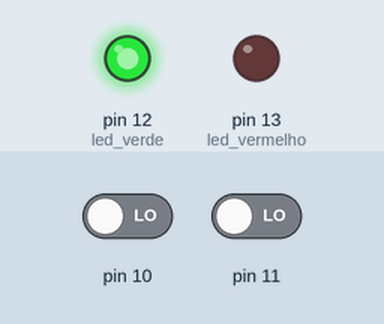
Simulated run of this sketch. Board: Arduino Uno, built with avr-gcc and run on an emulated ATmega328P. Shown: output pins drawn as LEDs (lit = HIGH). The inputs (shaded band) are chosen by the test bench; at power-on: pin 10 LOW, pin 11 LOW. What the sketch prints to the serial monitor is not drawn.

Above: at 0.1 s.
Timing chart, 0 to 1.6 s (numbered marks = the images above):
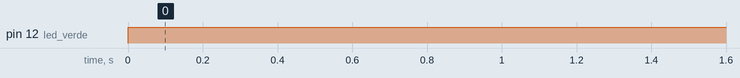

Measured:
- by itself, pin 12 (led_verde): LOW → HIGH at 0.00 s

The sketch:

sensores1.ino
```cpp
int clients = 0; //variável p/ armazenar o n° total de clientes

void setup()
{
  Serial.begin(9600);
  pinMode(10, INPUT);
  pinMode(11, INPUT);
  pinMode(12, OUTPUT); //led verde
  pinMode(13, OUTPUT); //led vermelho
}
void loop()
{int sinalPir = digitalRead(10);
  	if(sinalPir == HIGH)
  		{	clients++;
    	delay(2000);
  		}
  	if (clients <=8)
  		{
  		digitalWrite(12, HIGH);
    	digitalWrite(13, LOW);
 		 }
 	 else
  		{
  		digitalWrite(12, LOW);
   		digitalWrite(13, HIGH);
 		 }

int sinalPir2 = digitalRead(11);
  	 if(sinalPir2 == HIGH)
  		{
  		clients--;
    	delay(2000);
  		}
  	if (clients >=8)
 		 {
 		 digitalWrite(12, LOW);
   		 digitalWrite(13, HIGH);
  		}
  	else
  		{
  		digitalWrite(12, HIGH);
 	   	digitalWrite(13, LOW);
  		}
  Serial.println(clients);
} 
```
